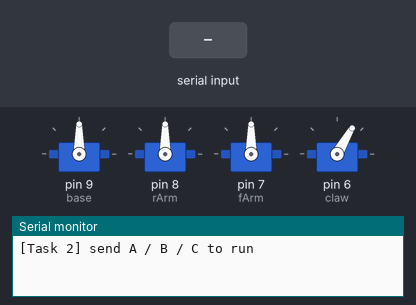
This sketch was run on a simulated Arduino Uno, built with avr-gcc and run on an emulated ATmega328P. Shown: 4 × servo, the last lines printed to the serial monitor. The inputs (shaded band) are chosen by the test bench.

Above: at 2.0 s.
2.1 s: "A" received over Serial
At 3.41 s:
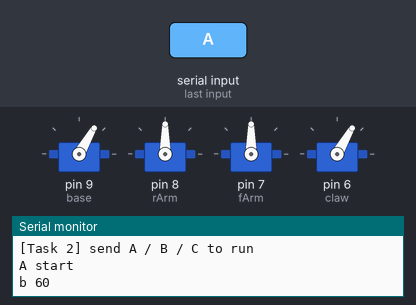
At 11.53 s:
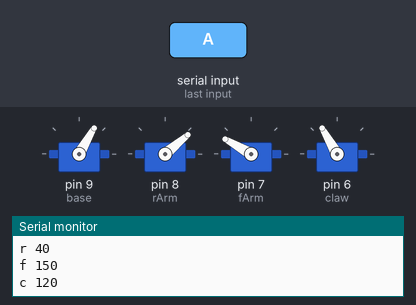
Timing chart, 0 to 22.1 s (numbered marks = the images above; inputs shaded):
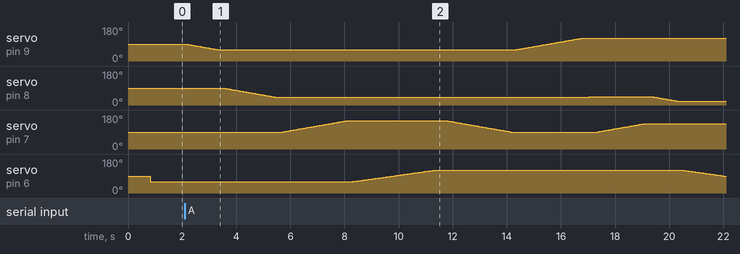

The sketch:

update_02.ino
```cpp
#include <Servo.h>

Servo base, fArm, rArm, claw;

const int baseMin = 0;    const int baseMax = 180;
const int rArmMin = 0;    const int rArmMax = 120;
const int fArmMin = 90;   const int fArmMax = 180;
const int clawMin = 60;   const int clawMax = 120;

const int CLAW_OPEN  = 60;     // 完全张开
const int CLAW_CLOSE = 120;    // 完全闭合（= 抓取）

/* 速度 数值越大 → 走得越慢。*/
const int MOVE_STEP_MS = 40;
const int CLAW_STEP_MS = 50;

/* ==================== 停顿 ==================== */
const unsigned long CLAW_SETTLE_MS = 400;   // 合爪 / 张爪后停一下，等舵机停稳
const unsigned long STEP_PAUSE     = 150;   // 两个动作之间的小停顿


const int INIT_B = 90;
const int INIT_R = 90;
const int INIT_F = 90;
const int INIT_C = CLAW_OPEN;      // 60 = 张开

/* =============================================================================
 *  ★★★ 调参区：A / B / C 的三条序列 ★★★
 *  写法：{ '代号', 角度 }，按顺序从上往下执行。
 * ===========================================================================*/
struct Step { char s; int a; };

/* ================= 物体 A ================= */
const Step SEQ_A[] = {
  { 'b',  60 },   // 底盘转到 A 方位
  { 'r',  40 },   // 后臂降到抓取高度
  { 'f', 150 },   // 前臂伸出到位
  { 'c', 120 },   // 夹爪闭合 → 抓住
  { 'f',  90 },   // 前臂收回（把物体提离桌面）
  { 'b', 120 },   // 底盘转到放置方位
  { 'r',  45 },   // 后臂降到放置高度
  { 'f', 135 },   // 前臂伸出到位
  { 'r',  20 },   // 如果能装上 就加在这里 r往下走
  { 'c',  60 },   // 夹爪张开 → 放下
  { 'r',  90 },   // 回初始姿态
  { 'f',  90 },
  { 'b',  90 }
};

/* ================= 物体 B ================= */
const Step SEQ_B[] = {
  { 'f', 150 },   // 前臂伸出
  { 'c', 120 },   // 夹爪闭合
  { 'f', 130 },   // 前臂收回
  { 'b',  60 },   // 底盘转走
  { 'r',  80 },   // 后臂降到放置高度
  { 'c',  60 },   // 夹爪张开
  { 'f',  90 },   // 前臂收回
  { 'r',  90 },   // 回初始姿态
  { 'b',  90 }
};

/* ================= 物体 C ================= */
const Step SEQ_C[] = {
  { 'b', 150 },   // 底盘转到 C 方位
  { 'r',  30 },   // 后臂降到抓取高度
  { 'f', 150 },   // 前臂伸出到位
  { 'c', 120 },   // 夹爪闭合 → 抓住
  { 'f',  90 },   // 前臂收回
  { 'b',  80 },   // 底盘转到放置方位
  { 'f', 150 },   // 前臂伸出到位
  { 'c',  60 },   // 夹爪张开 → 放下
  { 'f',  90 },   // 回初始姿态
  { 'r',  90 },
  { 'b',  90 }
};

/* ==================== 三张表的索引 ==================== */
const Step* const SEQ[3] = { SEQ_A, SEQ_B, SEQ_C };
const byte SEQ_LEN[3] = {
  sizeof(SEQ_A) / sizeof(Step),
  sizeof(SEQ_B) / sizeof(Step),
  sizeof(SEQ_C) / sizeof(Step)
};

void doTask(int idx);                          // 打印并执行第 idx 条数组
void servoCmd(char servoName, int toPos, int servoDelay);   // 只动一个舵机
int  servoIndex(char name);                    // 舵机代号 → 下标（'b'→0 … 'c'→3）
void servoWriteAt(int idx, int angle);         // 按下标写角度
int  servoReadAt(int idx);                     // 按下标读角度
bool angleInRange(char name, int v);           // 角度是否在行程内


void setup(){
  base.attach(9);   delay(200);       // 底盘 → 9
  rArm.attach(8);   delay(200);       // 后臂 → 8
  fArm.attach(7);   delay(200);       // 前臂 → 7
  claw.attach(6);   delay(200);       // 夹爪 → 6

  /* 摆初始姿态 = INIT { b90, r90, f90, c60 } */
  base.write(INIT_B);  delay(10);
  rArm.write(INIT_R);  delay(10);
  fArm.write(INIT_F);  delay(10);
  claw.write(INIT_C);  delay(10);

  Serial.begin(9600);
  Serial.println(F("[Task 2] send A / B / C to run"));
}

void loop(){
  if (Serial.available() > 0) {
    char c = (char)Serial.read();
    if      (c == 'A') doTask(0);
    else if (c == 'B') doTask(1);
    else if (c == 'C') doTask(2);
  }
}

/* ============================================================================
 *  doTask() —— 把第 idx 条数组依次打印出来
 * ==========================================================================*/
void doTask(int idx){

  if (idx < 0 || idx > 2) return;

  const char  name = (idx == 0) ? 'A' : (idx == 1) ? 'B' : 'C';
  const Step* seq  = SEQ[idx];
  const byte  n    = SEQ_LEN[idx];

  if (n == 0) return;

  /* ---- 数组开始 ---- */
  Serial.print(name);
  Serial.println(F(" start"));

  for (byte i = 0; i < n; i++) {

    char s = seq[i].s;
    int  a = seq[i].a;

    /* ---- 把这一条数组元素直接打印出来 ---- */
    Serial.print(s);
    Serial.print(' ');
    Serial.println(a);

    /* ---- 只驱动这一个舵机 ---- */
    int k = servoIndex(s);
    if (k < 0) continue;                       // 不认识的代号
    if (!angleInRange(s, a)) continue;         // 行程越界，跳过

    if (k == 3) {
      servoCmd('c', a, CLAW_STEP_MS);          // 夹爪慢一点
      delay(CLAW_SETTLE_MS);                   // 等它真正夹稳 / 放稳
    } else {
      servoCmd(s, a, MOVE_STEP_MS);            // 单个舵机平滑走，其余三个不动
      delay(STEP_PAUSE);
    }
  }

  /* ---- 数组结束 ---- */
  Serial.print(name);
  Serial.println(F(" done"));
}

int servoIndex(char name){
  if (name == 'b') return 0;                   // base 底盘
  if (name == 'r') return 1;                   // rArm 后臂
  if (name == 'f') return 2;                   // fArm 前臂
  if (name == 'c') return 3;                   // claw 夹爪
  return -1;                                   // 不认识的代号
}

void servoWriteAt(int idx, int angle){
  if      (idx == 0) base.write(angle);
  else if (idx == 1) rArm.write(angle);
  else if (idx == 2) fArm.write(angle);
  else if (idx == 3) claw.write(angle);
}

int servoReadAt(int idx){
  if (idx == 0) return base.read();
  if (idx == 1) return rArm.read();
  if (idx == 2) return fArm.read();
  if (idx == 3) return claw.read();
  return -1;
}

/*  angleInRange() —— 角度是否在该舵机行程内（防止把舵机掰坏） */
bool angleInRange(char name, int v){
  switch (name) {
    case 'b': return (v >= baseMin && v <= baseMax);
    case 'r': return (v >= rArmMin && v <= rArmMax);
    case 'f': return (v >= fArmMin && v <= fArmMax);
    case 'c': return (v >= clawMin && v <= clawMax);
    default:  return false;
  }
}

/* 一度一度地转 */
void servoCmd(char servoName, int toPos, int servoDelay){
  int idx = servoIndex(servoName);             // 先把代号翻译成下标

  if (idx < 0) return;                         // 判无效必须在最前
  if (!angleInRange(servoName, toPos)) return; // 行程检查
  int fromPos = servoReadAt(idx);

  if (fromPos <= toPos) {
    for (int i = fromPos; i <= toPos; i++) { servoWriteAt(idx, i); delay(servoDelay); }
  } else {
    for (int i = fromPos; i >= toPos; i--) { servoWriteAt(idx, i); delay(servoDelay); }
  }
}
```

Measured:
- after the input at 2.1 s, servo on pin 6 (claw): rises from 60° to 120° in 3.0 s, then falls to 89° in 10.8 s
